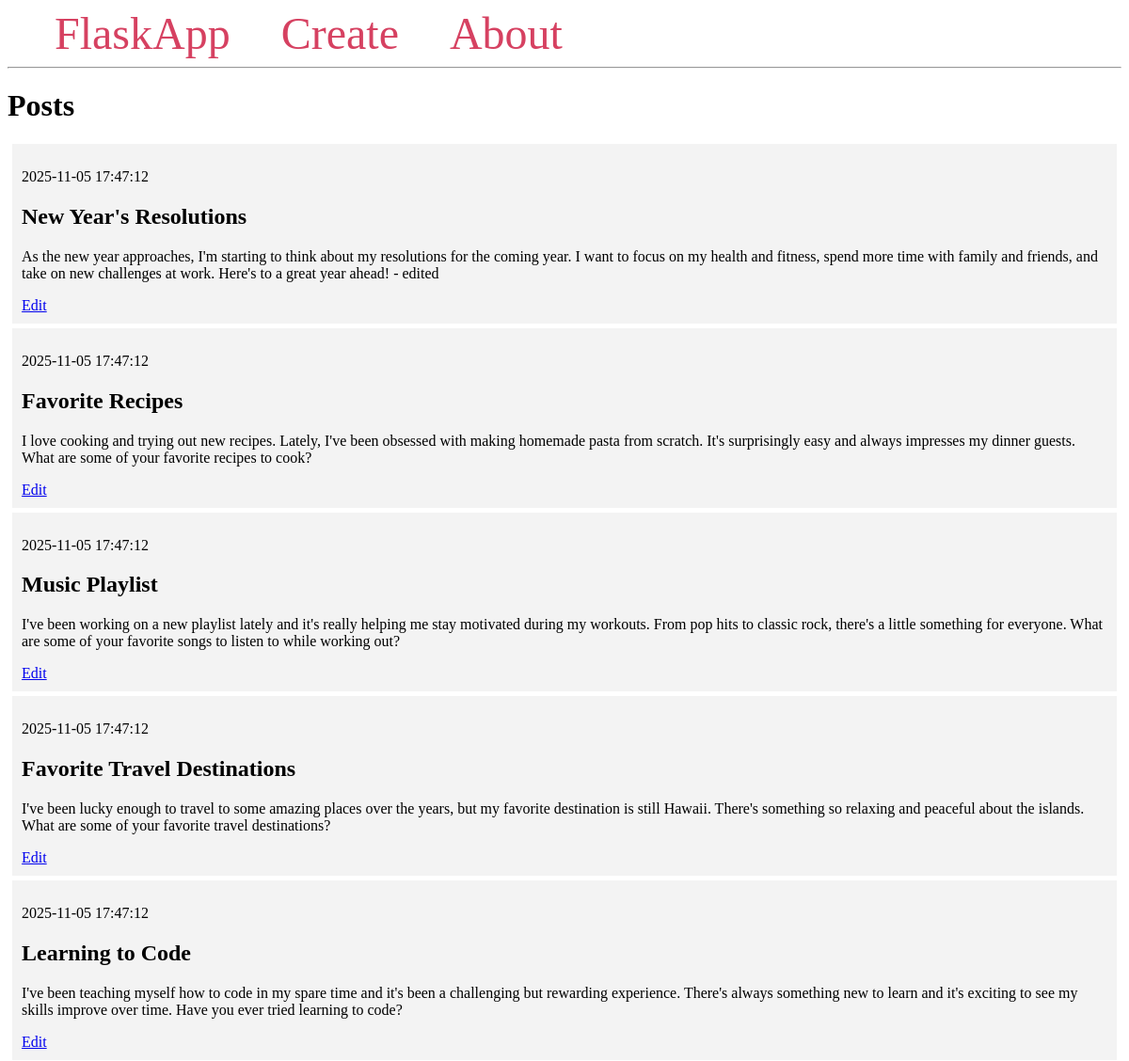
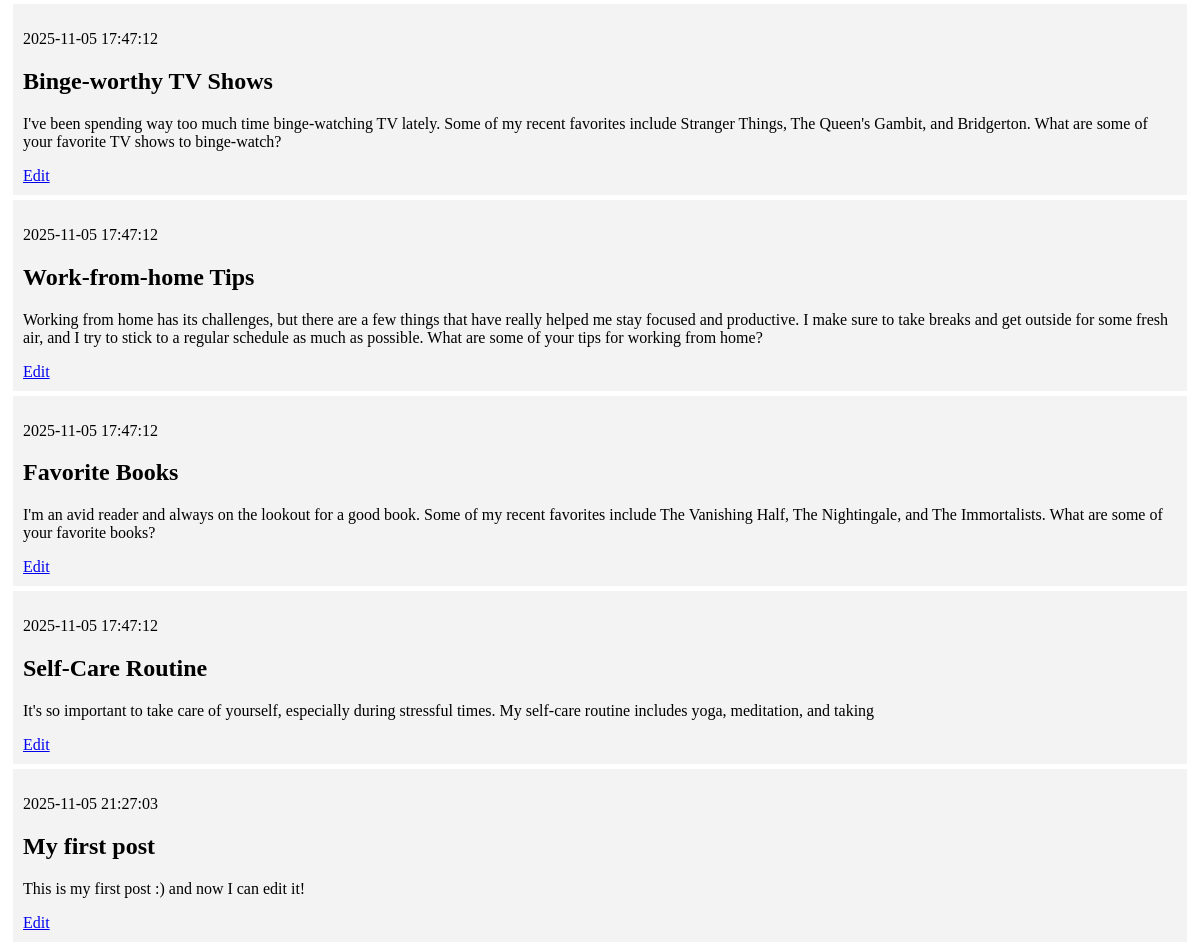
The page / on the database its author committed (2 pictures, top to bottom).
### tables this page shows
CREATE TABLE posts (
    id INTEGER PRIMARY KEY AUTOINCREMENT,
    created TIMESTAMP NOT NULL DEFAULT CURRENT_TIMESTAMP,
    title TEXT NOT NULL,
    content TEXT NOT NULL
);

### app.py (the view)
@app.route('/')
def index():
    conn = get_db_connection()
    posts = conn.execute('SELECT * FROM posts').fetchall()
    conn.close()
    return render_template('index.html', posts=posts)

### app.py (called while the page is built)
def get_db_connection():
    conn = sqlite3.connect('database.db')
    conn.row_factory = sqlite3.Row
    return conn

### templates/index.html
{% extends 'base.html' %}
{% block content %}
    <h1>{% block title %} Posts {% endblock %}</h1>
    {% for post in posts %}
        <div class='post'>
            <p>{{ post['created'] }}</p>
            <h2>{{ post['title'] }}</h2>
            <p>{{ post['content'] }}</p>
            <a href="{{ url_for('edit', id=post['id']) }}">Edit</a>
        </div>
    {% endfor %}
{% endblock %}

### templates/base.html (shortened to what this page needs)
<!DOCTYPE html>
<html lang="en">
<head>
</head>
<body>
    <nav>
        <a href="{{ url_for('index') }}">FlaskApp</a>
        <a href="{{ url_for('create') }}">Create</a>
        <a href="#">About</a>
    </nav>
    <hr>
    <div class="content">
        {% block content %} {% endblock %}
    </div>
</body>
</html>

### templates/base.html (style rules this page uses)
.post { padding: 10px; margin: 5px; background-color: #f3f3f3 }
nav a { color: #d64161; font-size: 3em; margin-left: 50px; text-decoration: none; }

### rows shown on the page
posts: created "2025-11-05 17:47:12", title "New Year's Resolutions", content "As the new year approaches, I'm starting to think about my resolutions for the coming year. I want to focus on my health and fitness, spend more time with family and friends, and take on new challenges at work. Here's to a great year ahead! - edited"
posts: created "2025-11-05 17:47:12", title "Favorite Recipes", content "I love cooking and trying out new recipes. Lately, I've been obsessed with making homemade pasta from scratch. It's surprisingly easy and always impresses my dinner guests. What are some of your favorite recipes to cook?"
posts: created "2025-11-05 17:47:12", title "Music Playlist", content "I've been working on a new playlist lately and it's really helping me stay motivated during my workouts. From pop hits to classic rock, there's a little something for everyone. What are some of your favorite songs to listen to while working out?"
posts: created "2025-11-05 17:47:12", title "Favorite Travel Destinations", content "I've been lucky enough to travel to some amazing places over the years, but my favorite destination is still Hawaii. There's something so relaxing and peaceful about the islands. What are some of your favorite travel destinations?"
posts: created "2025-11-05 17:47:12", title "Learning to Code", content "I've been teaching myself how to code in my spare time and it's been a challenging but rewarding experience. There's always something new to learn and it's exciting to see my skills improve over time. Have you ever tried learning to code?"
posts: created "2025-11-05 17:47:12", title "Binge-worthy TV Shows", content "I've been spending way too much time binge-watching TV lately. Some of my recent favorites include Stranger Things, The Queen's Gambit, and Bridgerton. What are some of your favorite TV shows to binge-watch?"
posts: created "2025-11-05 17:47:12", title "Work-from-home Tips", content "Working from home has its challenges, but there are a few things that have really helped me stay focused and productive. I make sure to take breaks and get outside for some fresh air, and I try to stick to a regular schedule as much as possible. What are some of your tips for working from home?"
posts: created "2025-11-05 17:47:12", title "Favorite Books", content "I'm an avid reader and always on the lookout for a good book. Some of my recent favorites include The Vanishing Half, The Nightingale, and The Immortalists. What are some of your favorite books?"
posts: created "2025-11-05 17:47:12", title "Self-Care Routine", content "It's so important to take care of yourself, especially during stressful times. My self-care routine includes yoga, meditation, and taking"
posts: created "2025-11-05 21:27:03", title "My first post", content "This is my first post :) and now I can edit it!"
